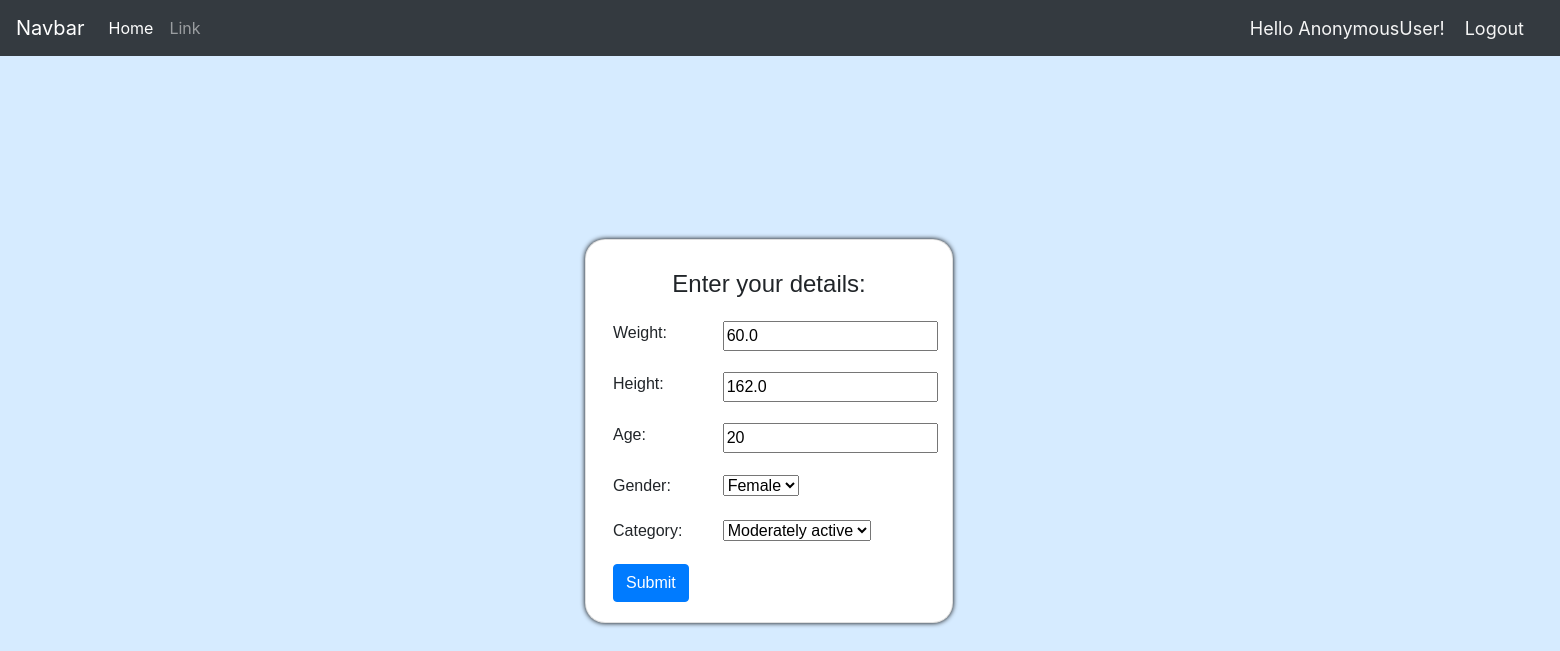
Screenshot of /customer_details/14/ with the database file from the repository.
### cc/models.py (models this page shows, shortened)
class Customer(models.Model):
    CATEGORY = (
        ('Active','Active'),
        ('Moderately active','Moderately active'),
        ('Inactive','Inactive')
    )
    GENDER = (
        ('Male','Male'),
        ('Female','Female')
    )
    user = models.OneToOneField(User, null=True, on_delete=models.CASCADE)
    name = models.CharField(max_length=200,null=True)
    email = models.CharField(max_length=100,unique=True,null=True)
    date_created = models.DateTimeField(auto_now_add=True)
    age = models.IntegerField(null=True)
    weight = models.FloatField(null=True)
    height = models.FloatField(null=True)
    gender = models.CharField(max_length=50, null=True, choices=GENDER)
    category = models.CharField(max_length=50, null=True,choices=CATEGORY)

### cc/views.py (the view)
# urls.py: path('customer_details/<str:pk>/',views.customerDetails,name="customer_details"),
def customerDetails(request, pk):
    customer = Customer.objects.get(id=pk)
    form = CustomerForm(instance=customer)
    if request.method == "POST":
        form = CustomerForm(request.POST, instance=customer)   #request.POST has all data submitted to customer_details url
        if form.is_valid():                 #is_valid is a method/function to check if form values are valid
            form.save()
            return redirect('home', request.user.customer.id)
    context = {'form':form}
    return render(request,'cc/custom_details.html',context)

### cc/forms.py
class CustomerForm(ModelForm):
    class Meta:
        model = Customer
        fields = ['weight','height','age','gender','category']

### cc/templates/cc/custom_details.html (shortened to what this page needs)
{%  extends 'cc/main.html' %}
{% load static %}
{% block content %}
    <div class="row details">
        <div class="col-md-6">
            <div class="card card-body details-body" >
                <h4 class="card-title details-title">Enter your details: </h4>
                <form action="" method="POST">
                    {% for element in form %}
                    <div class="form-group">
                        <div class="row" style="padding: 0px 13px 5px 0px;">
                            <div class="col-sm-4">
                                {{element.label}}:
                            </div>
                            <div class="col-sm-4">
                                {{element}}
                            </div>
                        </div>
                    </div>
                    {% endfor %}
                    <input type="submit" value="Submit" class="btn btn-primary">
                </form>
            </div>
        </div>
    </div>
{% endblock %}

### static/css/main.css (style rules this page uses)
.details { height: 100vh; width: 150vw; display: flex; justify-content: center; align-items: center; padding-bottom: 50px; }
.details-title { padding-top: 10px; padding-bottom: 10px; font-family: sans-serif; }
.details-body { box-shadow: 0 0 5px #000; border-radius: 20px; cursor: pointer; align-items: center; width: 23rem; height: 24rem; font-family: sans-serif; }
body { background-color: rgb(214, 235, 255); }

### rows the page displays
Customer: form "60.0" "162.0" "20" "Female" "Moderately active"

### other values shown
{{ request.user }} "AnonymousUser"
{{ element.label }} "Weight" "Height" "Age" "Gender" "Category"
